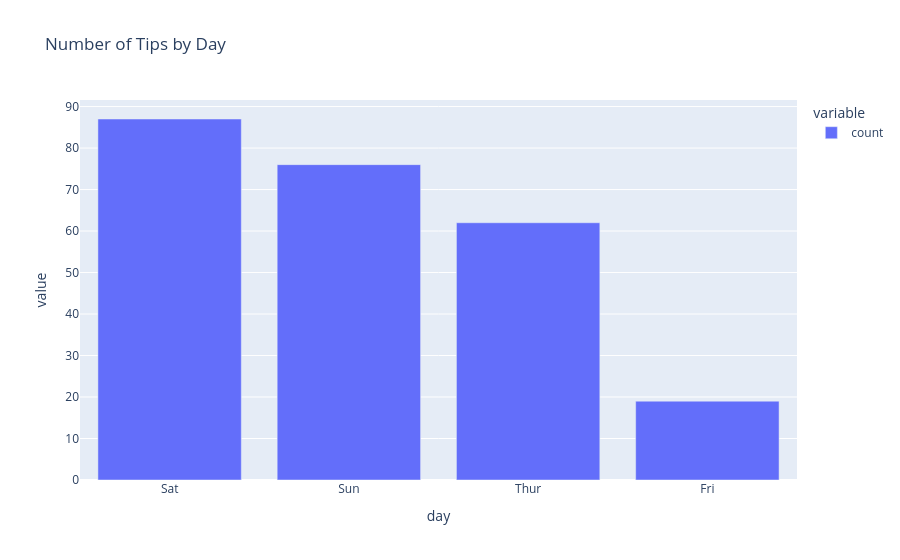

Notebook source saved alongside this figure:
### Code cell
import seaborn as sns
tips=sns.load_dataset('tips')

tips['day'].value_counts()
tips['day'].value_counts().plot(kind='bar', backend='plotly',title='Number of Tips by Day') #backend='plotly' to use plotly for plotting default is matplotlib

### Figure 1 — Plotly figure (JSON) as saved in the notebook; plotly's stock layout.template omitted (floating-point values rounded to 4 significant figures)
{"data": [{"hovertemplate": "variable=count<br>day=%{x}<br>value=%{y}<extra></extra>", "legendgroup": "count", "marker": {"color": "#636efa", "pattern": {"shape": ""}}, "name": "count", "orientation": "v", "showlegend": true, "textposition": "auto", "type": "bar", "x": ["Sat", "Sun", "Thur", "Fri"], "xaxis": "x", "y": [87, 76, 62, 19], "yaxis": "y"}], "layout": {"barmode": "relative", "legend": {"title": {"text": "variable"}, "tracegroupgap": 0}, "title": {"text": "Number of Tips by Day"}, "xaxis": {"anchor": "y", "domain": [0, 1], "title": {"text": "day"}}, "yaxis": {"anchor": "x", "domain": [0, 1], "title": {"text": "value"}}}}
